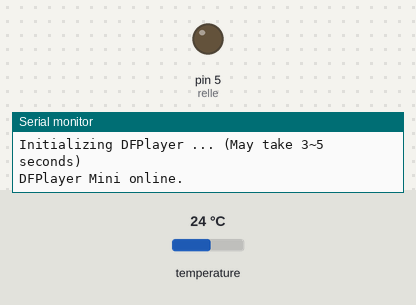
Recording of a sketch running on a simulated Arduino Uno, built with avr-gcc and run on an emulated ATmega328P. Parts: output pins drawn as LEDs (lit = HIGH), the last lines printed to the serial monitor. Inputs (shaded band) come from the test bench; at power-on: temperature 24 °C. The audio player accepts every command and is not drawn.

Above: at 0.9 s.
At 35.7 s:
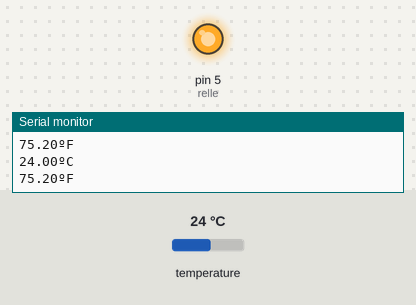
Timing chart, 0 to 38.8 s (numbered marks = the images above):
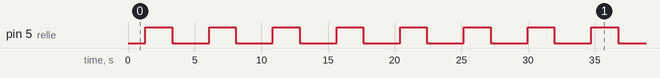

Measured:
- by itself, pin 5 (relle): moves between LOW and HIGH, repeating every 29.5 s
- by itself, everything shown: repeats every 29.5 s, in 12 steps

The sketch:

DF_Player_ESP8266.ino
```cpp
#include <Arduino.h>
#include "DFRobotDFPlayerMini.h"
#include <OneWire.h>
#include <DallasTemperature.h>
#include <SoftwareSerial.h> // ESP8266

// GPIO where the DS18B20 is connected to
const int oneWireBus = 4;
const int relle = 5;

// Setup a oneWire instance to communicate with any OneWire devices
OneWire oneWire(oneWireBus);

// Pass our oneWire reference to Dallas Temperature sensor
DallasTemperature sensors(&oneWire);

// 14 D5 is RX of ESP8266, connect to TX of DFPlayer
// 12 D6 is TX of ESP8266, connect to RX of DFPlayer module
SoftwareSerial dfPlaySerial(14, 12); // D5 D6

DFRobotDFPlayerMini myDFPlayer;

void printDetail(uint8_t type, int value);

void setup()
{
  dfPlaySerial.begin(9600);
  myDFPlayer.begin(dfPlaySerial);
  Serial.begin(115200);
  Serial.println();
  Serial.println(F("DFRobot DFPlayer Mini Demo"));
  Serial.println(F("Initializing DFPlayer ... (May take 3~5 seconds)"));
  Serial.println(F("DFPlayer Mini online."));

  sensors.begin();
  pinMode(relle, OUTPUT);

  myDFPlayer.volume(20);  //Set volume value. From 0 to 30
}

void loop()
{
  static unsigned long timer = millis();

  if (millis() - timer > 50000) {
    sensors.requestTemperatures();
    float temperatureC = sensors.getTempCByIndex(0);
    float temperatureF = sensors.getTempFByIndex(0);
    Serial.print(temperatureC);
    Serial.println("ºC");
    Serial.print(temperatureF);
    Serial.println("ºF");
    timer = millis();
    myDFPlayer.next();  //Play next mp3 every 3 second.
  }

  sensors.requestTemperatures();
  float temperatureC = sensors.getTempCByIndex(0);
  float temperatureF = sensors.getTempFByIndex(0);
  Serial.print(temperatureC);
  Serial.println("ºC");
  Serial.print(temperatureF);
  Serial.println("ºF");
  digitalWrite(relle, HIGH);
  delay(2000);
  digitalWrite(relle, LOW);
  delay(2000);

  if (myDFPlayer.available()) {
    printDetail(myDFPlayer.readType(), myDFPlayer.read()); //Print the detail message from DFPlayer to handle different errors and states.
  }
}

void printDetail(uint8_t type, int value){
  switch (type) {
    case TimeOut:
      Serial.println(F("Time Out!"));
      break;
    case WrongStack:
      Serial.println(F("Stack Wrong!"));
      break;
    case DFPlayerCardInserted:
      Serial.println(F("Card Inserted!"));
      break;
    case DFPlayerCardRemoved:
      Serial.println(F("Card Removed!"));
      break;
    case DFPlayerCardOnline:
      Serial.println(F("Card Online!"));
      break;
    case DFPlayerUSBInserted:
      Serial.println("USB Inserted!");
      break;
    case DFPlayerUSBRemoved:
      Serial.println("USB Removed!");
      break;
    case DFPlayerPlayFinished:
      Serial.print(F("Number:"));
      Serial.print(value);
      Serial.println(F(" Play Finished!"));
      break;
    case DFPlayerError:
      Serial.print(F("DFPlayerError:"));
      switch (value) {
        case Busy:
          Serial.println(F("Card not found"));
          break;
        case Sleeping:
          Serial.println(F("Sleeping"));
          break;
        case SerialWrongStack:
          Serial.println(F("Get Wrong Stack"));
          break;
        case CheckSumNotMatch:
          Serial.println(F("Check Sum Not Match"));
          break;
        case FileIndexOut:
          Serial.println(F("File Index Out of Bound"));
          break;
        case FileMismatch:
          Serial.println(F("Cannot Find File"));
          break;
        case Advertise:
          Serial.println(F("In Advertise"));
          break;
        default:
          break;
      }
      break;
    default:
      break;
  }

}
```
